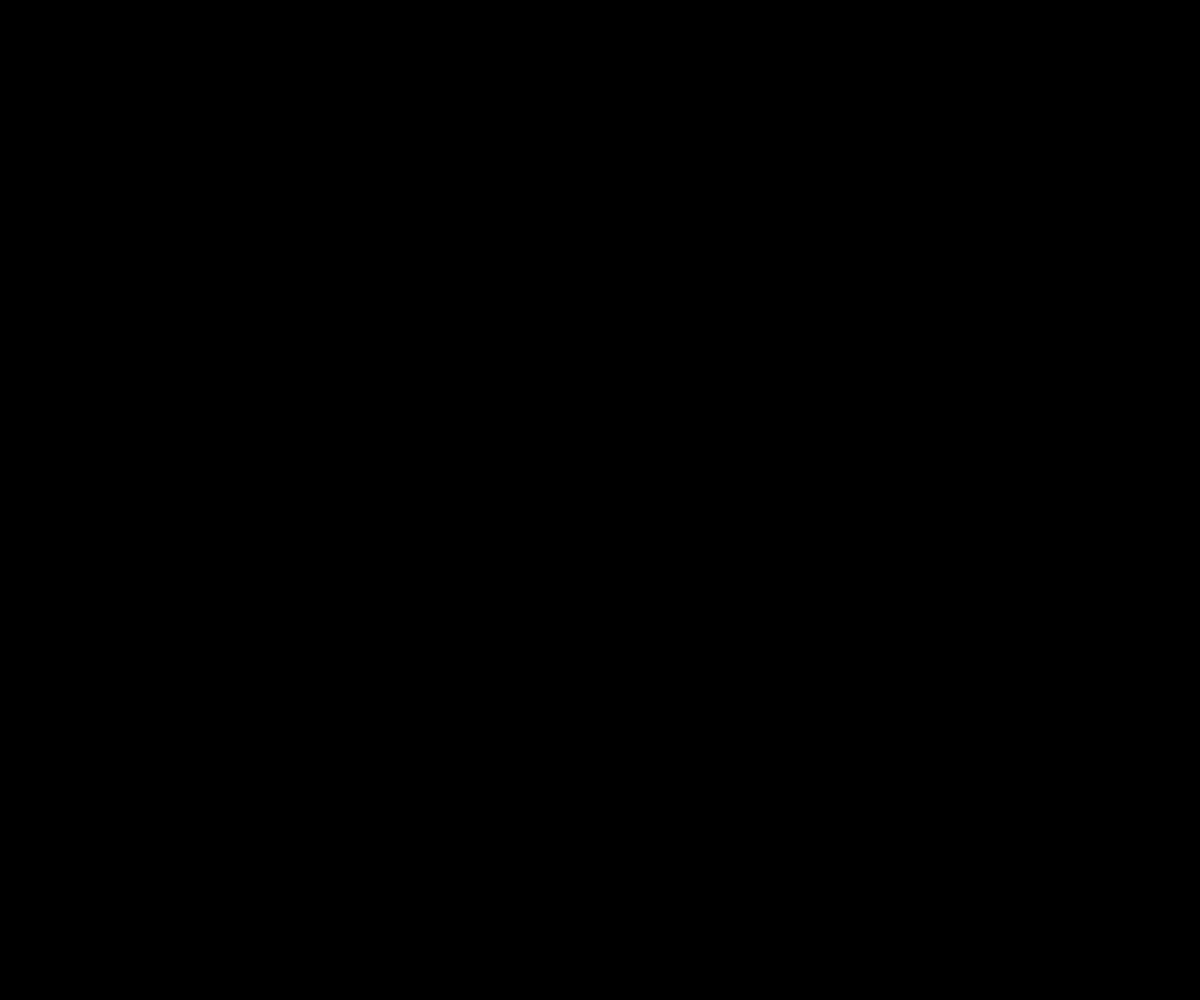
Frame 1 (no input)
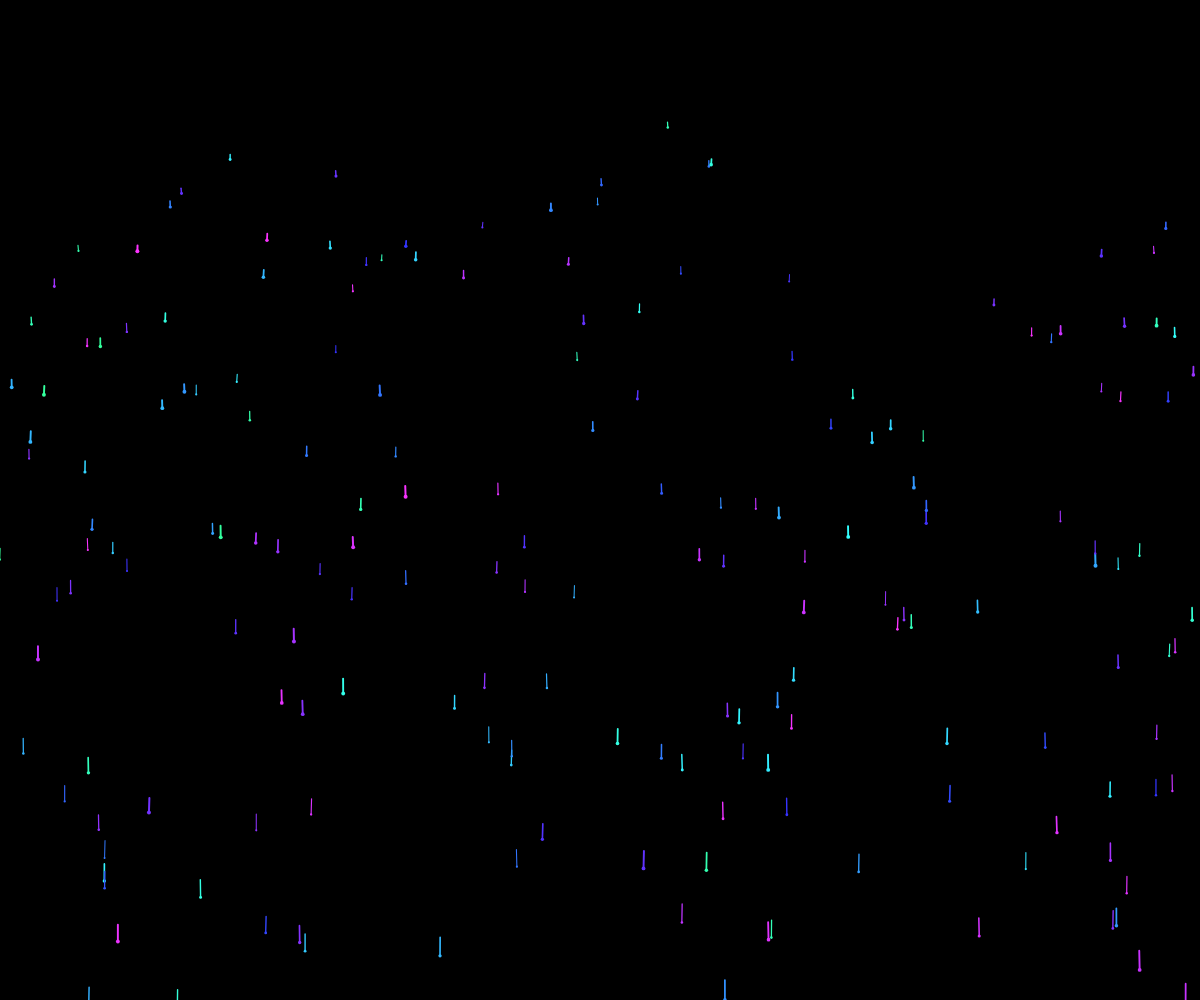
Frame 60 (no input)
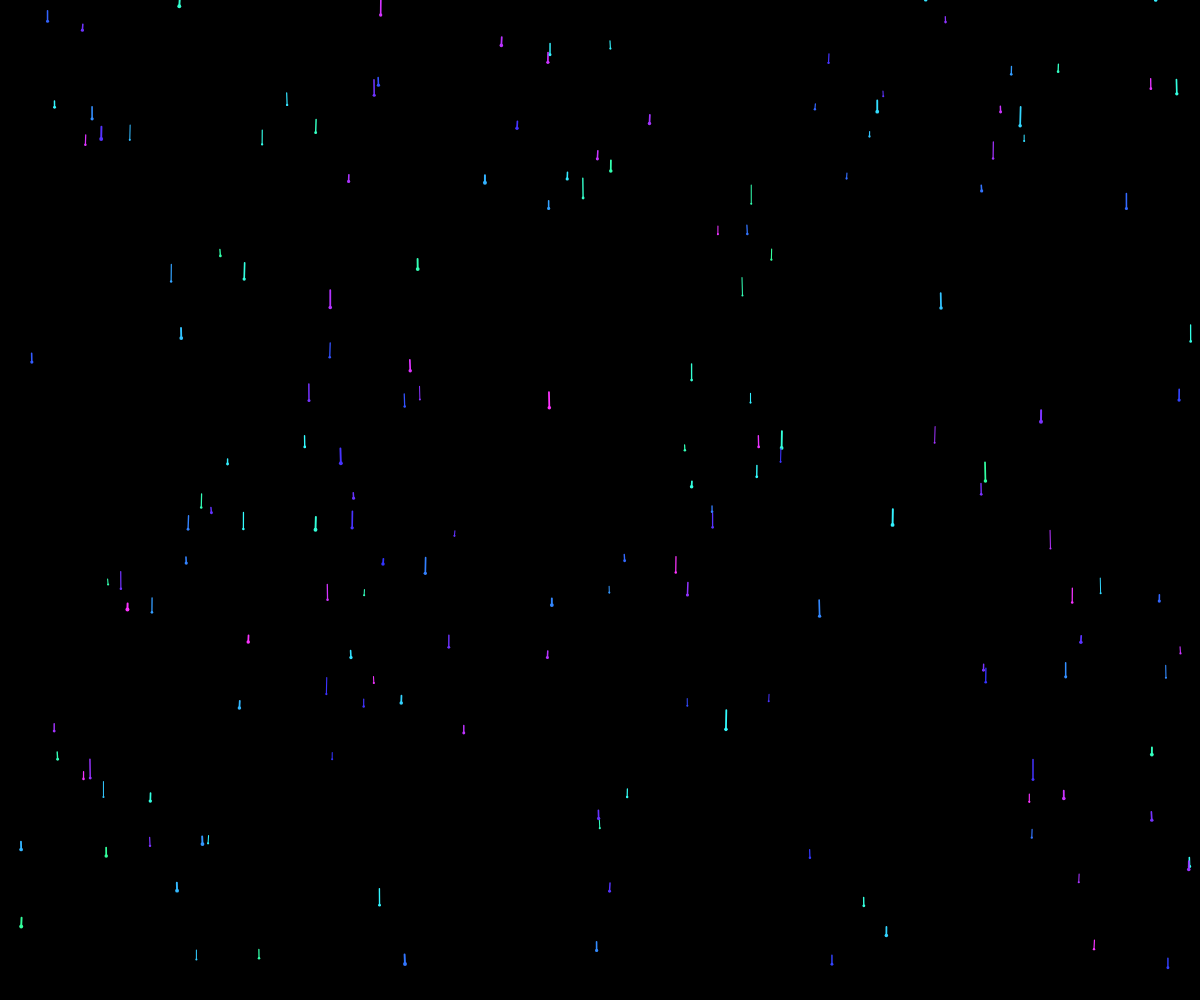
Frame 120 (the mouse pressed at the canvas centre since frame 60)

The p5.js sketch that drew these frames (run headless with seeded random() and noise() and a simulated clock; from frame 60 on, the mouse is pressed at the canvas centre):

// p5.js sketch
// ── sketch.js
let meteors = [];

function setup() {
  createCanvas(windowWidth, windowHeight);
  colorMode(HSB, 360, 100, 100);
  for (let i = 0; i < 200; i++) {
    meteors.push(new Meteor());
  }
}

function draw() {
  background(0, 0, 0);
  meteors.forEach(meteor => {
    meteor.update();
    meteor.display();
  });
}

class Meteor {
  constructor() {
    this.reset();
  }

  reset() {
    this.x = random(windowWidth);
    this.y = random(-200, -50);
    this.speedX = random(-0.5, 0.5);
    this.speedY = random(5, 20);
    this.size = random(1, 2);
    this.hue = random(150, 300);
    this.prevX = this.x;
    this.prevY = this.y;
  }

  update() {
    this.prevX = this.x;
    this.prevY = this.y;
    this.x += this.speedX;
    this.y += this.speedY;

    if (this.y > height + 100 || this.x < -100 || this.x > width + 100) {
      this.reset();
    }
  }

  display() {
    strokeWeight(this.size);
    stroke(this.hue, 80, 100, 200);
    line(this.prevX, this.prevY, this.x, this.y);

    noStroke();
    fill(this.hue, 80, 100, 150);
    ellipse(this.x, this.y, this.size * 2); //head of the comets
  }
}
// ── style.css
html,
body {
  margin: 0;
  padding: 0;
  background-color: black;
}

canvas {
  display: block;
}

.main-wrapper {
  max-width: 800px;
  margin: 0 auto;
  padding: 50px 0;
}
